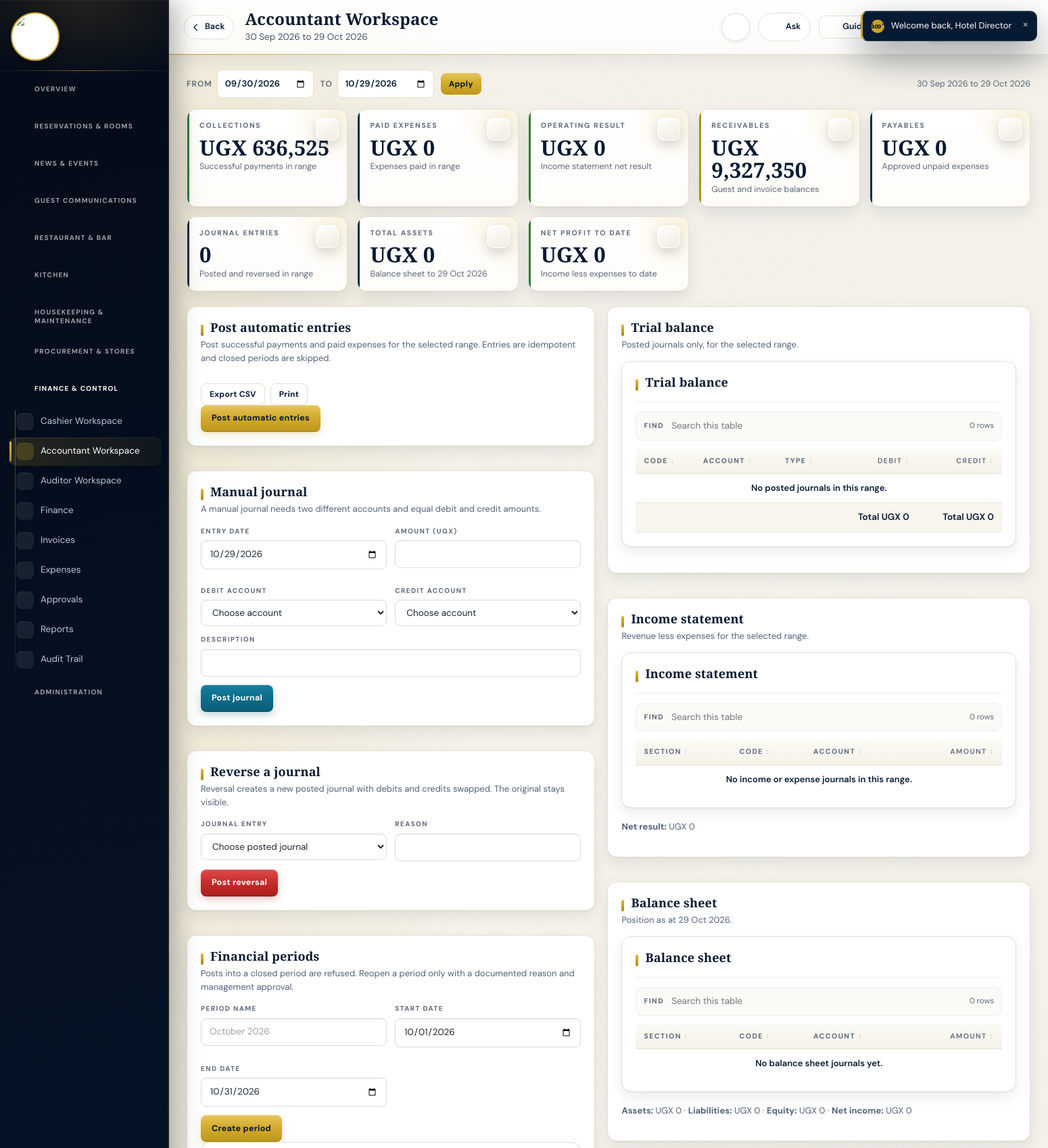
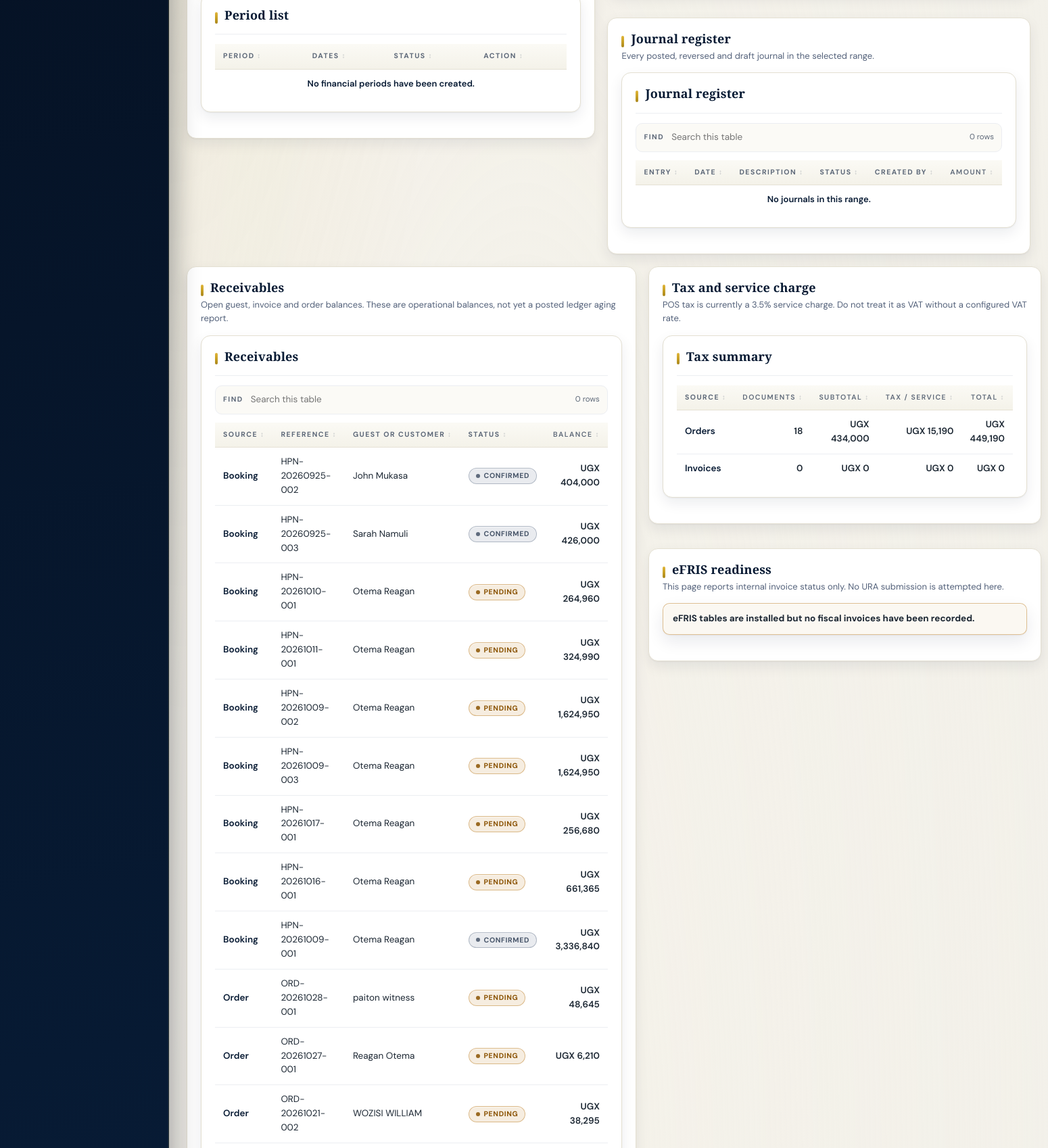
Page /backend-php/index.php?page=accountant (signed in, upper part) on the committed database (2 pictures, top to bottom).
### tables this page shows
CREATE TABLE `reservations` (
  `id` bigint(20) UNSIGNED NOT NULL,
  `hotel_id` bigint(20) UNSIGNED NOT NULL,
  `guest_id` bigint(20) UNSIGNED NOT NULL,
  `booking_number` varchar(60) NOT NULL,
  `source` enum('website','walk_in','phone','email','agent','other') DEFAULT 'walk_in',
  `check_in` datetime NOT NULL,
  `check_out` datetime NOT NULL,
  `adults` int(11) DEFAULT 1,
  `children` int(11) DEFAULT 0,
  `status` enum('pending','confirmed','checked_in','checked_out','cancelled','no_show') DEFAULT 'pending',
  `room_rate` decimal(14,2) DEFAULT 0.00,
  `nights` int(11) DEFAULT 1,
  `subtotal` decimal(14,2) NOT NULL DEFAULT 0.00,
  `tax` decimal(14,2) NOT NULL DEFAULT 0.00,
  `total` decimal(14,2) NOT NULL DEFAULT 0.00,
  `paid` decimal(14,2) NOT NULL DEFAULT 0.00,
  `notes` text DEFAULT NULL,
  `created_at` timestamp NULL DEFAULT NULL,
  `updated_at` timestamp NULL DEFAULT NULL,
  `deleted_at` timestamp NULL DEFAULT NULL,
  `deleted_by` bigint(20) UNSIGNED DEFAULT NULL
);

CREATE TABLE `guests` (
  `id` bigint(20) UNSIGNED NOT NULL,
  `user_id` bigint(20) UNSIGNED DEFAULT NULL,
  `hotel_id` bigint(20) UNSIGNED NOT NULL,
  `full_name` varchar(190) NOT NULL,
  `phone` varchar(50) DEFAULT NULL,
  `email` varchar(190) DEFAULT NULL,
  `nationality` varchar(100) DEFAULT NULL,
  `id_type` varchar(50) DEFAULT NULL,
  `id_number` varchar(100) DEFAULT NULL,
  `created_at` timestamp NULL DEFAULT NULL,
  `updated_at` timestamp NULL DEFAULT NULL,
  `deleted_at` timestamp NULL DEFAULT NULL,
  `deleted_by` bigint(20) UNSIGNED DEFAULT NULL
);

CREATE TABLE `orders` (
  `id` bigint(20) UNSIGNED NOT NULL,
  `hotel_id` bigint(20) UNSIGNED NOT NULL,
  `user_id` bigint(20) UNSIGNED NOT NULL,
  `shift_id` bigint(20) UNSIGNED DEFAULT NULL,
  `order_number` varchar(60) NOT NULL,
  `outlet` enum('restaurant','bar','room_service') NOT NULL,
  `order_type` enum('table','room','takeaway','delivery') NOT NULL,
  `table_name` varchar(60) DEFAULT NULL,
  `room_id` bigint(20) UNSIGNED DEFAULT NULL,
  `customer_name` varchar(160) DEFAULT NULL,
  `customer_phone` varchar(40) DEFAULT NULL,
  `customer_email` varchar(190) DEFAULT NULL,
  `delivery_address` varchar(255) DEFAULT NULL,
  `delivery_notes` text DEFAULT NULL,
  `status` enum('pending','accepted','preparing','ready','served','partially_paid','paid','cancelled') DEFAULT 'pending',
  `discount` decimal(14,2) DEFAULT 0.00,
  `subtotal` decimal(14,2) DEFAULT 0.00,
  `tax` decimal(14,2) DEFAULT 0.00,
  `total` decimal(14,2) DEFAULT 0.00,
  `created_at` timestamp NULL DEFAULT NULL,
  `deleted_at` timestamp NULL DEFAULT NULL,
  `deleted_by` bigint(20) UNSIGNED DEFAULT NULL
);

### backend-php/modules/accountant.php (the view, shortened to what the rows shown need)
<?php
require_once __DIR__.'/../app/finance.php';
require_once __DIR__.'/../app/finance_ui.php';
$range=finance_range(30);
$ready=finance_journal_ready();
$receivable=finance_receivables();
if(!$ready){
 finance_ui_alert('The accounting ledger tables are not available in this database. Review and run the finance workspace SQL patch before posting journals.');
 echo '<div class="panel"><h2>Chart of accounts</h2><p class="hint">A standard hotel chart of accounts is configuration data. It can be created once and then adjusted by the accountant.</p>';
 form_open('accountant','seed');
 echo '<button class="btn">Create standard chart of accounts</button>';
 form_close();
 echo '</div>';
}else{
 echo '<div class="finSplit"><div class="finStack">';
 echo '<div class="panel"><div class="panelHead"><div><h2>Post automatic entries</h2><p class="hint">Post successful payments and paid expenses for the selected range. Entries are idempotent and closed periods are skipped.</p></div><div class="finTools">'.finance_ui_export_buttons('accountant',array_merge($range,['act'=>'export-journal'])).'</div></div>';
 echo '</div>';
 echo '<div class="panel"><h2>Manual journal</h2><p class="hint">A manual journal needs two different accounts and equal debit and credit amounts.</p>';
 echo '</div>';
 echo '<div class="panel"><h2>Reverse a journal</h2><p class="hint">Reversal creates a new posted journal with debits and credits swapped. The original stays visible.</p>';
 echo '</div>';
 echo '<div class="panel"><h2>Financial periods</h2><p class="hint">Posts into a closed period are refused. Reopen a period only with a documented reason and management approval.</p>';
 echo '</div>';
 echo '</div><div class="finStack">';
 echo '<div class="panel"><h2>Trial balance</h2><p class="hint">Posted journals only, for the selected range.</p>';
 echo '</div>';
 echo '<div class="panel"><h2>Income statement</h2><p class="hint">Revenue less expenses for the selected range.</p>';
 echo '</div>';
 echo '<div class="panel"><h2>Balance sheet</h2><p class="hint">Position as at '.e(fmtdate($range['to'])).'.</p>';
 echo '</div>';
 echo '<div class="panel"><h2>Journal register</h2><p class="hint">Every posted, reversed and draft journal in the selected range.</p>';
 echo '</div>';
 echo '</div></div>';
}
echo '<div class="finSplit"><div class="finStack">';
echo '<div class="panel"><h2>Receivables</h2><p class="hint">Open guest, invoice and order balances. These are operational balances, not yet a posted ledger aging report.</p>';
$recvRows=0;
foreach($receivable['reservations'] as $r){ $recvRows++; echo '<tr><td>Booking</td><td>'.e((string)$r['booking_number']).'</td><td>'.e((string)($r['full_name']??'')).'</td><td>'.finance_ui_status((string)$r['status']).'</td><td class="num">'.money((float)$r['total']-(float)$r['paid']).'</td></tr>'; }
foreach($receivable['orders'] as $r){ $recvRows++; echo '<tr><td>Order</td><td>'.e((string)$r['order_number']).'</td><td>'.e((string)($r['customer_name']??'')).'</td><td>'.finance_ui_status((string)$r['status']).'</td><td class="num">'.money((float)$r['total']-(float)$r['paid']).'</td></tr>'; }
echo '</div>';
echo '</div><div class="finStack">';
echo '<div class="panel"><h2>Tax and service charge</h2><p class="hint">POS tax is currently a 3.5% service charge. Do not treat it as VAT without a configured VAT rate.</p>';
echo '</div>';
echo '<div class="panel"><h2>eFRIS readiness</h2><p class="hint">This page reports internal invoice status only. No URA submission is attempted here.</p>';
echo '</div>';
echo '</div></div>';
echo '</div>';

### backend-php/app/bootstrap.php (shortened to what the rows shown need)
<?php
if(!function_exists('hp_config')){
 function hp_config(): array{
  $file=__DIR__.'/../config.php';
  if(!is_readable($file)) return $cfg=[];
  $got=include $file;
  return $cfg=is_array($got)?$got:[];
 }
}
function db_config(): array{
 $fromFile=hp_config();
 $fromConfig=function(string $path) use($fromFile){
  $node=$fromFile;
  foreach(explode('.',$path) as $step){
   if(!is_array($node)||!array_key_exists($step,$node)) return null;
   $node=$node[$step];
  }
  return $node;
 };
 $pick=function(string $path,string $env,string $fallback) use($fromConfig): string{
  $v=getenv($env);
  if(is_string($v)&&$v!=='') return $v;
  $v=$fromConfig($path);
  if(is_string($v)&&$v!=='') return $v;
  return $fallback;
 };
 $host=$pick('db.host','HP_DB_HOST','127.0.0.1');
 $port=$pick('db.port','HP_DB_PORT','');
 return $cfg=[
  'dsn'=>'mysql:host='.$host.($port!==''?';port='.$port:'').';charset=utf8mb4',
  'host'=>$host,'port'=>$port,
  'name'=>$pick('db.name','HP_DB_NAME','hotelpardise_system'),
  'user'=>$pick('db.user','HP_DB_USER','hotelpardise_system'),
  'pass'=>$pick('db.pass','HP_DB_PASS',''),
  'web'=>[
   'name'=>$pick('web_db.name','HP_WEB_DB_NAME','hotelpardise_website'),
   'user'=>$pick('web_db.user','HP_WEB_DB_USER','hotelpardise_website'),
   'pass'=>$pick('web_db.pass','HP_WEB_DB_PASS',''),
  ],
 ];
}
function db_connect(string $dsn,string $dbName,string $user,string $pass): PDO{
  try{
   return new PDO($dsn.';dbname='.$dbName,$user,$pass,[
    PDO::ATTR_ERRMODE=>PDO::ERRMODE_EXCEPTION,
    PDO::ATTR_DEFAULT_FETCH_MODE=>PDO::FETCH_ASSOC
   ]);
  }catch(PDOException $e){
   $reason=db_failure_reason($e,$dbName,$user);
   error_log('[hotel db] cannot open '.$dbName.' as '.$user.'@'.db_config()['host']
    .' [SQLSTATE '.$e->getCode().']: '.$reason);
   throw new RuntimeException($reason,0);
  }
}
function db(): PDO{
  static $pdo=null;
  if($pdo===null){
   $c=db_config();
   try{
    $pdo=db_connect($c['dsn'],$c['name'],$c['user'],$c['pass']);
   }catch(RuntimeException $e){
    db_setup_page($e->getMessage());
   }
  }
  return $pdo;
}
function q(string $sql,array $p=[]){ $st=db()->prepare($sql); $st->execute($p); return $st; }
function rows(string $sql,array $p=[]){ return q($sql,$p)->fetchAll(); }
function hp_table_exists(string $table): bool{
 try{
  $pattern=str_replace(['\\','_','%'],['\\\\','\\_','\\%'],$table);
  $st=db()->query('SHOW TABLES LIKE '.db()->quote($pattern));
  return (bool)$st->fetchColumn();
 }catch(Throwable $e){ return false; }
}
function e($v=null): string{ return htmlspecialchars((string)$v,ENT_QUOTES,'UTF-8'); }
function money($v): string{ return 'UGX '.number_format((float)$v,0); }
function badge(string $text,string $tone='grey'): string{
 static $tones=['ok'=>1,'warn'=>1,'bad'=>1,'gold'=>1,'navy'=>1,'blue'=>1,'grey'=>1];
 $t=isset($tones[$tone])?$tone:'grey';
 return '<span class="badge '.e($t).'">'.e($text).'</span>';
}

### rows in the picture
reservations: booking_number "HPN-20260925-002", guest.full_name "John Mukasa", status "CONFIRMED", money((float)$r['total']-(float)$r['paid']) "UGX 404,000"
reservations: booking_number "HPN-20260925-003", guest.full_name "Sarah Namuli", status "CONFIRMED", money((float)$r['total']-(float)$r['paid']) "UGX 426,000"
reservations: booking_number "HPN-20261010-001", guest.full_name "Otema Reagan", status "PENDING", money((float)$r['total']-(float)$r['paid']) "UGX 264,960"
reservations: booking_number "HPN-20261011-001", guest.full_name "Otema Reagan", status "PENDING", money((float)$r['total']-(float)$r['paid']) "UGX 324,990"
reservations: booking_number "HPN-20261009-002", guest.full_name "Otema Reagan", status "PENDING", money((float)$r['total']-(float)$r['paid']) "UGX 1,624,950"
reservations: booking_number "HPN-20261009-003", guest.full_name "Otema Reagan", status "PENDING", money((float)$r['total']-(float)$r['paid']) "UGX 1,624,950"
reservations: booking_number "HPN-20261017-001", guest.full_name "Otema Reagan", status "PENDING", money((float)$r['total']-(float)$r['paid']) "UGX 256,680"
reservations: booking_number "HPN-20261016-001", guest.full_name "Otema Reagan", status "PENDING", money((float)$r['total']-(float)$r['paid']) "UGX 661,365"
reservations: booking_number "HPN-20261009-001", guest.full_name "Otema Reagan", status "CONFIRMED", money((float)$r['total']-(float)$r['paid']) "UGX 3,336,840"
orders: order_number "ORD-20261028-001", customer_name "paiton witness", status "PENDING", paid "UGX 48,645"
orders: order_number "ORD-20261027-001", customer_name "Reagan Otema", status "PENDING", paid "UGX 6,210"
orders: order_number "ORD-20261021-002", customer_name "WOZISI WILLIAM", status "PENDING", paid "UGX 38,295"

### other values in the picture
$group['label'] "OVERVIEW"
$group['label'] "RESERVATIONS & ROOMS"
$group['label'] "NEWS & EVENTS"
$group['label'] "GUEST COMMUNICATIONS"
$group['label'] "RESTAURANT & BAR"
$group['label'] "KITCHEN"
$group['label'] "HOUSEKEEPING & MAINTENANCE"
$group['label'] "PROCUREMENT & STORES"
$group['label'] "FINANCE & CONTROL"
$label "Cashier Workspace"
$label "Accountant Workspace"
$label "Auditor Workspace"
$label "Finance"
$label "Invoices"
$label "Expenses"
